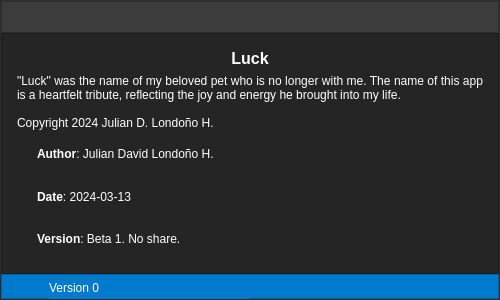
<?xml version="1.0" encoding="UTF-8"?>
<ui version="4.0">
 <class>MainWindow</class>
 <widget class="QMainWindow" name="MainWindow">
  <property name="geometry">
   <rect>
    <x>0</x>
    <y>0</y>
    <width>500</width>
    <height>300</height>
   </rect>
  </property>
  <property name="windowTitle">
   <string>MainWindow</string>
  </property>
  <widget class="QWidget" name="centralwidget">
   <property name="sizePolicy">
    <sizepolicy hsizetype="Expanding" vsizetype="Expanding">
     <horstretch>0</horstretch>
     <verstretch>0</verstretch>
    </sizepolicy>
   </property>
   <layout class="QHBoxLayout" name="horizontalLayout_4">
    <property name="leftMargin">
     <number>0</number>
    </property>
    <property name="topMargin">
     <number>0</number>
    </property>
    <property name="rightMargin">
     <number>0</number>
    </property>
    <property name="bottomMargin">
     <number>0</number>
    </property>
    <item>
     <widget class="QFrame" name="frame">
      <property name="sizePolicy">
       <sizepolicy hsizetype="Preferred" vsizetype="Preferred">
        <horstretch>0</horstretch>
        <verstretch>0</verstretch>
       </sizepolicy>
      </property>
      <property name="minimumSize">
       <size>
        <width>500</width>
        <height>300</height>
       </size>
      </property>
      <property name="styleSheet">
       <string notr="true">background-color: #3c3c3c;</string>
      </property>
      <property name="frameShape">
       <enum>QFrame::StyledPanel</enum>
      </property>
      <property name="frameShadow">
       <enum>QFrame::Raised</enum>
      </property>
      <layout class="QVBoxLayout" name="verticalLayout_2">
       <property name="spacing">
        <number>0</number>
       </property>
       <property name="leftMargin">
        <number>0</number>
       </property>
       <property name="topMargin">
        <number>0</number>
       </property>
       <property name="rightMargin">
        <number>0</number>
       </property>
       <property name="bottomMargin">
        <number>0</number>
       </property>
       <item>
        <widget class="QFrame" name="fm_title">
         <property name="sizePolicy">
          <sizepolicy hsizetype="Expanding" vsizetype="Expanding">
           <horstretch>0</horstretch>
           <verstretch>0</verstretch>
          </sizepolicy>
         </property>
         <property name="minimumSize">
          <size>
           <width>0</width>
           <height>32</height>
          </size>
         </property>
         <property name="maximumSize">
          <size>
           <width>16777215</width>
           <height>32</height>
          </size>
         </property>
         <property name="styleSheet">
          <string notr="true">QPushButton{
	background-color: #000000ff;
	color:#ffffff;
	font: 9pt &quot;Segoe UI&quot;;
	border:20px;
}

QPushButton:hover {
	background-color: #454646;
	border-radius: 5px
}

QLabel {
	color:#ffffff;
	font: 9pt &quot;Segoe UI&quot;;
}
</string>
         </property>
         <property name="frameShape">
          <enum>QFrame::StyledPanel</enum>
         </property>
         <property name="frameShadow">
          <enum>QFrame::Raised</enum>
         </property>
         <layout class="QHBoxLayout" name="horizontalLayout">
          <property name="spacing">
           <number>5</number>
          </property>
          <property name="leftMargin">
           <number>10</number>
          </property>
          <property name="topMargin">
           <number>0</number>
          </property>
          <property name="rightMargin">
           <number>10</number>
          </property>
          <property name="bottomMargin">
           <number>0</number>
          </property>
         </layout>
        </widget>
       </item>
       <item>
        <widget class="QFrame" name="fm_principal">
         <property name="sizePolicy">
          <sizepolicy hsizetype="Expanding" vsizetype="Expanding">
           <horstretch>0</horstretch>
           <verstretch>0</verstretch>
          </sizepolicy>
         </property>
         <property name="minimumSize">
          <size>
           <width>0</width>
           <height>42</height>
          </size>
         </property>
         <property name="styleSheet">
          <string notr="true">QFrame{
	background-color:#252526;
}

QPlainTextEdit {
	border: none;
	color: #ffffff;
	font: 10pt &quot;Segoe UI&quot;;
}

QLabel{
	color: #ffffff;
	font: 10pt &quot;Segoe UI&quot;;
}

QScrollArea {
	background-color:#252526;
	border: none;
	color: #ffffff;
	font: 10pt &quot;Segoe UI&quot;;
}</string>
         </property>
         <property name="frameShape">
          <enum>QFrame::StyledPanel</enum>
         </property>
         <property name="frameShadow">
          <enum>QFrame::Raised</enum>
         </property>
         <layout class="QVBoxLayout" name="verticalLayout_3">
          <property name="leftMargin">
           <number>15</number>
          </property>
          <property name="topMargin">
           <number>15</number>
          </property>
          <property name="rightMargin">
           <number>15</number>
          </property>
          <property name="bottomMargin">
           <number>15</number>
          </property>
          <item>
           <widget class="QLabel" name="label_00">
            <property name="font">
             <font>
              <family>Segoe UI</family>
              <pointsize>12</pointsize>
              <weight>50</weight>
              <italic>false</italic>
              <bold>false</bold>
             </font>
            </property>
            <property name="styleSheet">
             <string notr="true">QLabel {
 font: 12pt
}</string>
            </property>
            <property name="text">
             <string>&lt;html&gt;&lt;head/&gt;&lt;body&gt;&lt;p&gt;&lt;span style=&quot; font-weight:600;&quot;&gt;Luck&lt;/span&gt;&lt;/p&gt;&lt;/body&gt;&lt;/html&gt;</string>
            </property>
            <property name="alignment">
             <set>Qt::AlignCenter</set>
            </property>
           </widget>
          </item>
          <item>
           <widget class="QLabel" name="label_01">
            <property name="sizePolicy">
             <sizepolicy hsizetype="Expanding" vsizetype="Expanding">
              <horstretch>0</horstretch>
              <verstretch>0</verstretch>
             </sizepolicy>
            </property>
            <property name="text">
             <string>&quot;Luck&quot; was the name of my beloved pet who is no longer with me. The name of this app is a heartfelt tribute, reflecting the joy and energy he brought into my life.

Copyright 2024 Julian D. Londoño H.</string>
            </property>
            <property name="alignment">
             <set>Qt::AlignJustify|Qt::AlignVCenter</set>
            </property>
            <property name="wordWrap">
             <bool>true</bool>
            </property>
           </widget>
          </item>
          <item>
           <widget class="QLabel" name="lbl_autor">
            <property name="sizePolicy">
             <sizepolicy hsizetype="Expanding" vsizetype="Expanding">
              <horstretch>0</horstretch>
              <verstretch>0</verstretch>
             </sizepolicy>
            </property>
            <property name="text">
             <string>&lt;html&gt;&lt;head/&gt;&lt;body&gt;&lt;p&gt;&lt;span style=&quot; font-weight:600;&quot;&gt;Author&lt;/span&gt;: Julian David Londoño H.&lt;/p&gt;&lt;/body&gt;&lt;/html&gt;</string>
            </property>
            <property name="indent">
             <number>20</number>
            </property>
           </widget>
          </item>
          <item>
           <widget class="QLabel" name="lbl_fecha">
            <property name="sizePolicy">
             <sizepolicy hsizetype="Expanding" vsizetype="Expanding">
              <horstretch>0</horstretch>
              <verstretch>0</verstretch>
             </sizepolicy>
            </property>
            <property name="text">
             <string>&lt;html&gt;&lt;head/&gt;&lt;body&gt;&lt;p&gt;&lt;span style=&quot; font-weight:600;&quot;&gt;Date&lt;/span&gt;: 2024-03-13&lt;/p&gt;&lt;/body&gt;&lt;/html&gt;</string>
            </property>
            <property name="indent">
             <number>20</number>
            </property>
           </widget>
          </item>
          <item>
           <widget class="QLabel" name="lbl_version">
            <property name="sizePolicy">
             <sizepolicy hsizetype="Expanding" vsizetype="Expanding">
              <horstretch>0</horstretch>
              <verstretch>0</verstretch>
             </sizepolicy>
            </property>
            <property name="text">
             <string>&lt;html&gt;&lt;head/&gt;&lt;body&gt;&lt;p&gt;&lt;span style=&quot; font-weight:600;&quot;&gt;Version&lt;/span&gt;: Beta 1. No share.&lt;/p&gt;&lt;/body&gt;&lt;/html&gt;</string>
            </property>
            <property name="indent">
             <number>20</number>
            </property>
           </widget>
          </item>
         </layout>
        </widget>
       </item>
       <item>
        <widget class="QFrame" name="fm_bar">
         <property name="minimumSize">
          <size>
           <width>20</width>
           <height>25</height>
          </size>
         </property>
         <property name="maximumSize">
          <size>
           <width>16777215</width>
           <height>25</height>
          </size>
         </property>
         <property name="styleSheet">
          <string notr="true">QFrame {
	background-color: #007acc;
}

QPushButton {
	background-color: #000000ff;
	color:#ffffff;
	font: 9pt &quot;Segoe UI&quot;;
	border: none;
	padding: 0; 
}

QLabel {
	color:#ffffff;
	font: 9pt &quot;Segoe UI&quot;;
}

</string>
         </property>
         <property name="frameShape">
          <enum>QFrame::StyledPanel</enum>
         </property>
         <property name="frameShadow">
          <enum>QFrame::Raised</enum>
         </property>
         <layout class="QHBoxLayout" name="horizontalLayout_2">
          <property name="leftMargin">
           <number>0</number>
          </property>
          <property name="topMargin">
           <number>0</number>
          </property>
          <property name="rightMargin">
           <number>0</number>
          </property>
          <property name="bottomMargin">
           <number>0</number>
          </property>
          <item>
           <widget class="QPushButton" name="bt_connect">
            <property name="minimumSize">
             <size>
              <width>41</width>
              <height>25</height>
             </size>
            </property>
            <property name="cursor">
             <cursorShape>PointingHandCursor</cursorShape>
            </property>
            <property name="styleSheet">
             <string notr="true"/>
            </property>
            <property name="text">
             <string/>
            </property>
            <property name="icon">
             <iconset>
              <normaloff>Resources/link.png</normaloff>Resources/link.png</iconset>
            </property>
            <property name="iconSize">
             <size>
              <width>20</width>
              <height>20</height>
             </size>
            </property>
            <property name="flat">
             <bool>false</bool>
            </property>
           </widget>
          </item>
          <item>
           <widget class="QLabel" name="lbl_status">
            <property name="minimumSize">
             <size>
              <width>200</width>
              <height>25</height>
             </size>
            </property>
            <property name="styleSheet">
             <string notr="true"/>
            </property>
            <property name="text">
             <string>Version 0</string>
            </property>
           </widget>
          </item>
          <item>
           <spacer name="horizontalSpacer_3">
            <property name="orientation">
             <enum>Qt::Horizontal</enum>
            </property>
            <property name="sizeHint" stdset="0">
             <size>
              <width>876</width>
              <height>13</height>
             </size>
            </property>
           </spacer>
          </item>
         </layout>
        </widget>
       </item>
      </layout>
     </widget>
    </item>
   </layout>
  </widget>
  <action name="actionNuevo2">
   <property name="text">
    <string>Nuevo</string>
   </property>
   <property name="shortcut">
    <string>Ctrl+Q</string>
   </property>
  </action>
 </widget>
 <resources/>
 <connections/>
</ui>
